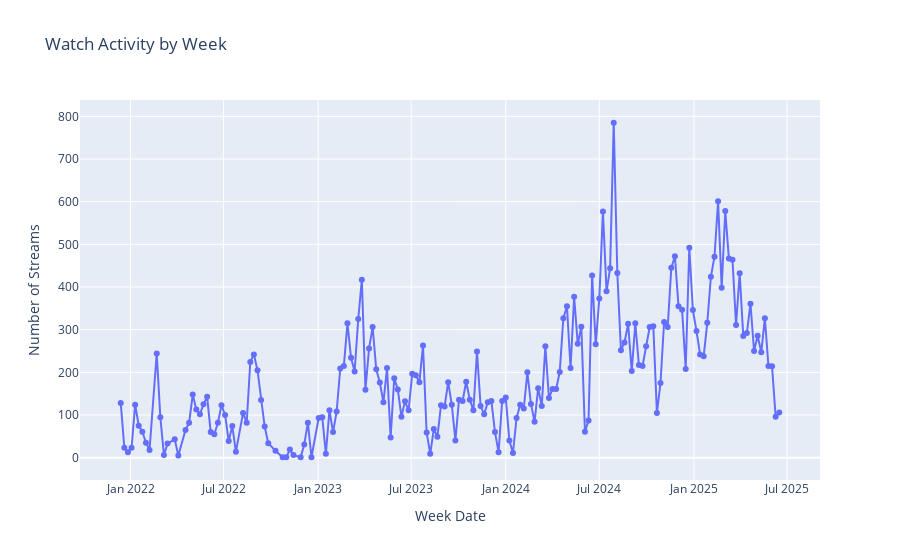

Notebook cell for this chart:
### Code cell
# Use Matplotlib to plot the all-time streams by week
weekly_df.plot(kind="line", x="week", y="count")
plt.title("Watch Activity by Week")
plt.xlabel("Week Date")
plt.ylabel("Number of Streams")
plt.show()

# Or using Plotly for an interactive line chart
fig = px.line(
    weekly_df,
    x="week",
    y="count",
    title="Watch Activity by Week",
    labels={"week" : "Week Date", "count" : "Number of Streams"},
    markers=True
)
fig.show()

### Figure 1 — Plotly figure (JSON) as saved in the notebook; plotly's stock layout.template omitted (floating-point values rounded to 4 significant figures; data arrays with more than 128 entries replaced by an {"elided": "..."} marker saying what was removed)
{"data": [{"hovertemplate": "Week Date=%{x}<br>Number of Streams=%{y}<extra></extra>", "legendgroup": "", "line": {"color": "#636efa", "dash": "solid"}, "marker": {"symbol": "circle"}, "mode": "lines+markers", "name": "", "orientation": "v", "showlegend": false, "type": "scatter", "x": {"elided": "176 str values"}, "xaxis": "x", "y": {"elided": "176 int values"}, "yaxis": "y"}], "layout": {"legend": {"tracegroupgap": 0}, "title": {"text": "Watch Activity by Week"}, "xaxis": {"anchor": "y", "domain": [0, 1], "title": {"text": "Week Date"}}, "yaxis": {"anchor": "x", "domain": [0, 1], "title": {"text": "Number of Streams"}}}}
